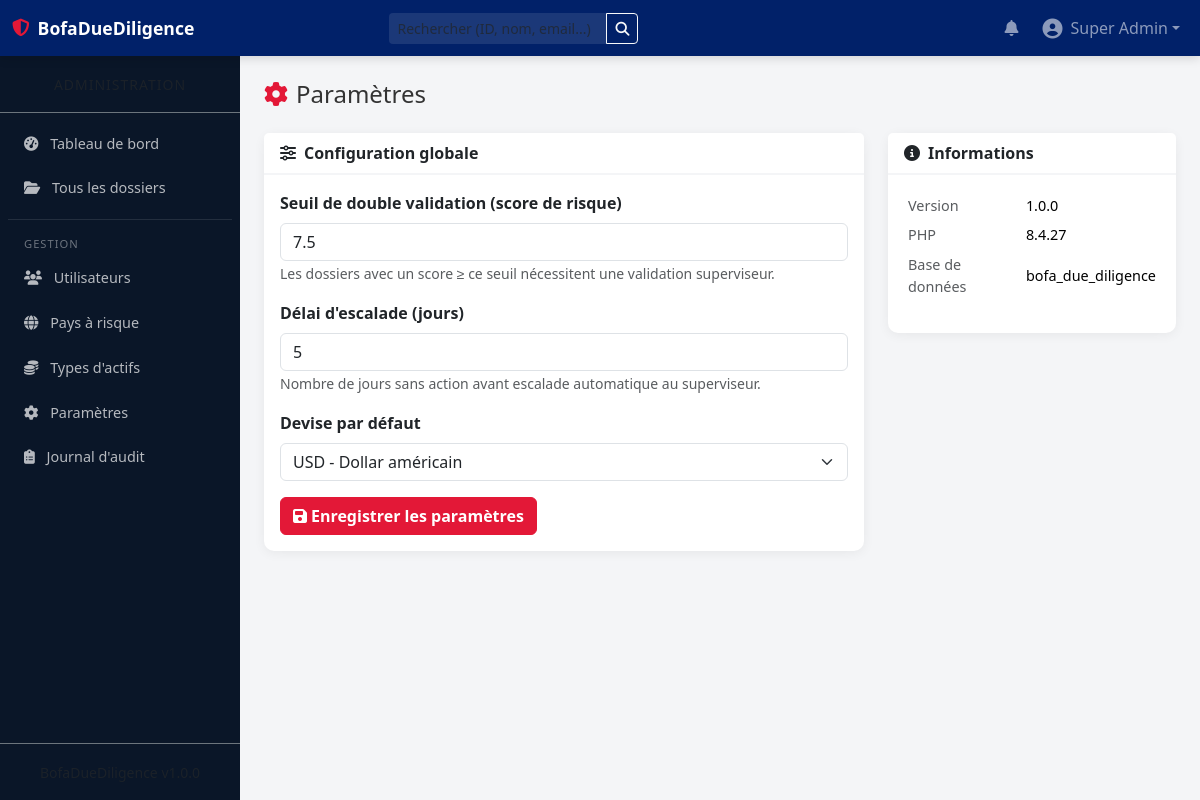
The app's page /admin/settings (signed in) with its own data.
### tables this page shows
CREATE TABLE `settings` (
    `id` INT UNSIGNED AUTO_INCREMENT PRIMARY KEY,
    `cle` VARCHAR(100) NOT NULL UNIQUE,
    `valeur` VARCHAR(500) NOT NULL,
    `description` VARCHAR(255) DEFAULT NULL
);

### src/Controllers/AdminController.php (called while the page is built, shortened)
<?php
class AdminController {
    public function settings(): void {
        $settings = [];
        $rows = getDB()->query('SELECT * FROM settings')->fetchAll();
        foreach ($rows as $r) { $settings[$r['cle']] = $r; }
        include __DIR__ . '/../../templates/layouts/header.php';
        include __DIR__ . '/../../templates/admin/settings.php';
        include __DIR__ . '/../../templates/layouts/footer.php';
    }
}

### src/config.php (called while the page is built, shortened)
<?php
function getDB(): PDO {
    static $pdo = null;
    if ($pdo === null) {
        $dsn = 'mysql:host=' . DB_HOST . ';dbname=' . DB_NAME . ';charset=' . DB_CHARSET;
        $options = [
            PDO::ATTR_ERRMODE            => PDO::ERRMODE_EXCEPTION,
            PDO::ATTR_DEFAULT_FETCH_MODE => PDO::FETCH_ASSOC,
            PDO::ATTR_EMULATE_PREPARES   => false,
        ];
        $pdo = new PDO($dsn, DB_USER, DB_PASS, $options);
    }
    return $pdo;
}

### templates/admin/settings.php (the view, shortened to what this page needs)
<h4 class="mb-4"><i class="fas fa-cog me-2 text-bofa-red"></i>Paramètres</h4>
<div class="row">
    <div class="col-md-8">
        <div class="card">
            <div class="card-header"><i class="fas fa-sliders-h me-2"></i>Configuration globale</div>
            <div class="card-body">
                <form method="POST" action="<?= BASE_URL ?>admin/settings/save">
                    <div class="mb-3">
                        <label class="form-label fw-bold">Seuil de double validation (score de risque)</label>
                        <input type="number" name="settings[seuil_double_validation]" class="form-control" step="0.1" min="0"
                               value="<?= htmlspecialchars($settings['seuil_double_validation']['valeur'] ?? '7.5') ?>">
                        <small class="text-muted">Les dossiers avec un score ≥ ce seuil nécessitent une validation superviseur.</small>
                    </div>
                    <div class="mb-3">
                        <label class="form-label fw-bold">Délai d'escalade (jours)</label>
                        <input type="number" name="settings[delai_escalade_jours]" class="form-control" min="1"
                               value="<?= htmlspecialchars($settings['delai_escalade_jours']['valeur'] ?? '5') ?>">
                        <small class="text-muted">Nombre de jours sans action avant escalade automatique au superviseur.</small>
                    </div>
                    <div class="mb-3">
                        <label class="form-label fw-bold">Devise par défaut</label>
                        <select name="settings[devise_par_defaut]" class="form-select">
                            <?php $currentDevise = $settings['devise_par_defaut']['valeur'] ?? 'USD'; ?>
                            <option value="USD" <?= $currentDevise === 'USD' ? 'selected' : '' ?>>USD - Dollar américain</option>
                        </select>
                    </div>
                    <button type="submit" class="btn btn-bofa"><i class="fas fa-save me-1"></i>Enregistrer les paramètres</button>
                </form>
            </div>
        </div>
    </div>
    <div class="col-md-4">
        <div class="card">
            <div class="card-header"><i class="fas fa-info-circle me-2"></i>Informations</div>
            <div class="card-body">
                <table class="table table-sm table-borderless">
                    <tr><td class="text-muted">Version</td><td><?= APP_VERSION ?></td></tr>
                    <tr><td class="text-muted">PHP</td><td><?= PHP_VERSION ?></td></tr>
                    <tr><td class="text-muted">Base de données</td><td><?= DB_NAME ?></td></tr>
                </table>
            </div>
        </div>
    </div>
</div>

### public/assets/css/style.css (style rules this page uses)
:root { --bofa-navy: #012169; --bofa-navy-light: #1a3a7a; --bofa-red: #E31837; --bofa-red-dark: #c41530; --bofa-dark: #0a1628; --bofa-grey: #f4f5f7; --bofa-border: #dee2e6; --sidebar-width: 240px; }
body { font-family: 'Segoe UI', Tahoma, Geneva, Verdana, sans-serif; background-color: var(--bofa-grey); padding-top: 56px; color: #333; }
.text-bofa-red { color: var(--bofa-red) !important; }
.card { border: none; border-radius: 10px; box-shadow: 0 2px 12px rgba(0,0,0,0.06); transition: transform 0.2s; }
.card-header { background: white; border-bottom: 2px solid var(--bofa-grey); font-weight: 600; }
.table td { vertical-align: middle; font-size: 0.9rem; }
.btn-bofa { background: var(--bofa-red); border-color: var(--bofa-red); color: white; font-weight: 600; }

### records on screen
settings: valeur "7.5"
settings: valeur "5"
settings: valeur "USD - Dollar américain"

### other values on screen
APP_NAME "BofaDueDiligence"
Auth::name() "Super Admin"
APP_VERSION "1.0.0"
PHP_VERSION "8.4.27"
DB_NAME "bofa_due_diligence"
